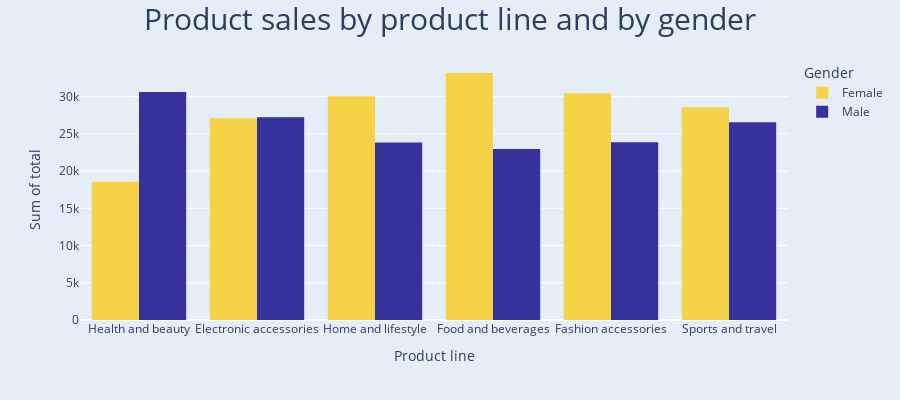

The notebook cell saved with this chart:
### Markdown cell above
### Product according to the Gender : --

### Code cell
fig = px.histogram(data, 
                   x="Product line",
                   y="Total",
                   color='Gender',
                   barmode='group',
                   histfunc='sum',
                   color_discrete_sequence =['#f6d346','#35329b']
)

fig.update_xaxes(title_text="Product line")
fig.update_yaxes(title_text="Sum of total")

fig.update_layout(template="plotly", height=400)

fig.update(
    layout_title_text="Product sales by product line and by gender",
    layout_title_font_size=30,
    layout_title_x=0.5,
    layout_paper_bgcolor='rgb(229, 237, 247)',
    layout_plot_bgcolor='rgb(229, 237, 247)',
)

fig.show()

### Figure 1 — Plotly figure (JSON) as saved in the notebook; plotly's stock layout.template omitted (floating-point values rounded to 4 significant figures; data arrays with more than 128 entries replaced by an {"elided": "..."} marker saying what was removed)
{"data": [{"alignmentgroup": "True", "bingroup": "x", "histfunc": "sum", "hovertemplate": "Gender=Female<br>Product line=%{x}<br>sum of Total=%{y}<extra></extra>", "legendgroup": "Female", "marker": {"color": "#f6d346", "pattern": {"shape": ""}}, "name": "Female", "offsetgroup": "Female", "orientation": "v", "showlegend": true, "type": "histogram", "x": {"elided": "501 str values"}, "xaxis": "x", "y": {"elided": "501 float values"}, "yaxis": "y"}, {"alignmentgroup": "True", "bingroup": "x", "histfunc": "sum", "hovertemplate": "Gender=Male<br>Product line=%{x}<br>sum of Total=%{y}<extra></extra>", "legendgroup": "Male", "marker": {"color": "#35329b", "pattern": {"shape": ""}}, "name": "Male", "offsetgroup": "Male", "orientation": "v", "showlegend": true, "type": "histogram", "x": {"elided": "499 str values"}, "xaxis": "x", "y": {"elided": "499 float values"}, "yaxis": "y"}], "layout": {"barmode": "group", "height": 400, "legend": {"title": {"text": "Gender"}, "tracegroupgap": 0}, "margin": {"t": 60}, "paper_bgcolor": "rgb(229, 237, 247)", "plot_bgcolor": "rgb(229, 237, 247)", "title": {"font": {"size": 30}, "text": "Product sales by product line and by gender", "x": 0.5}, "xaxis": {"anchor": "y", "domain": [0, 1], "title": {"text": "Product line"}}, "yaxis": {"anchor": "x", "domain": [0, 1], "title": {"text": "Sum of total"}}}}
